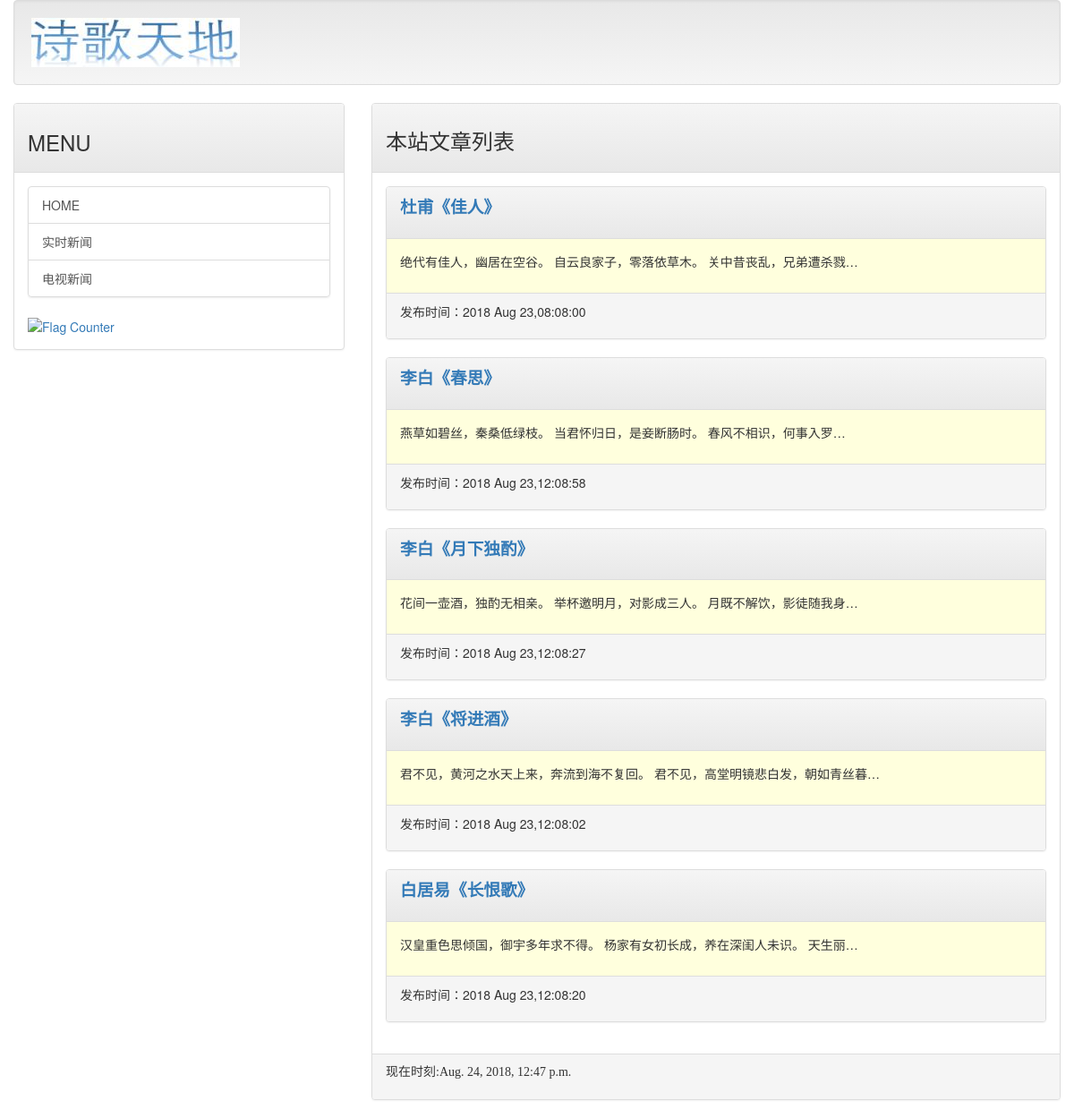
The app's page /, older data.
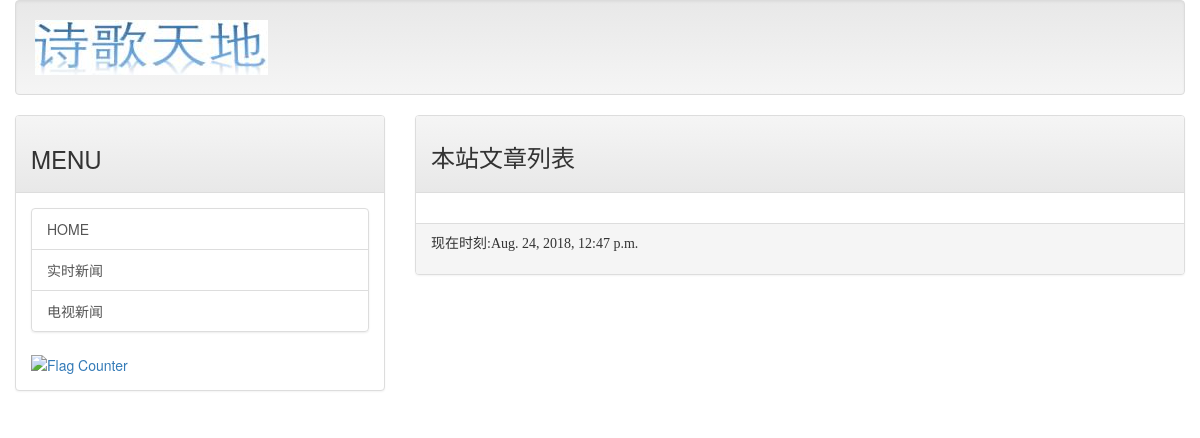
The same page, newer data.
### mainsite/models.py (models this page shows, shortened)
class Post(models.Model):
    title = models.CharField(max_length=200)
    slug = models.CharField(max_length=200)
    body = models.TextField()
    pub_date = models.DateTimeField(default=timezone.now)
    class Meta:
        ordering = ('-pub_date',)

### mainsite/views.py (the view)
# urls.py: path('', views.homepage),
def homepage(request):
    template = get_template('index.html')
    posts = Post.objects.all()
    now = datetime.now()
    html = template.render(locals())
    return HttpResponse(html)

### templates/index.html (shortened to what this page needs)
{% extends 'base.html' %}
{% block headmessage %}
    <h3 style='font-family: 楷体;'>本站文章列表</h3>
{% endblock %}
{% block content %}
    {% for post in posts %}
        <div class="panel panel-default">
            <div class="panel-heading">
                <p style='font-family: 微软雅黑;font-size: 14pt;font-weight: bold;'>
                <a href="/post/{{ post.slug }}">{{ post.title }}</a>
                </p>
            </div>
            <div class="panel-body" style="background-color:#ffffdd">
                <p>
                    {{ post.body|truncatechars:40}}
                </p>
            </div>
            <div class="panel-footer">
                <p>
                    发布时间：{{ post.pub_date| date:"Y M d,h:m:s" }}
                </p>
            </div>
        </div>
    {% endfor %}
{% endblock %}

### templates/base.html (shortened to what this page needs)
<!DOCTYPE html>
<html>
<head>
<link rel="stylesheet" \
      href="https://maxcdn.bootstrapcdn.com/bootstrap/3.3.7/css/bootstrap.min.css"\
\
>
<link rel="stylesheet" \
      href="https://maxcdn.bootstrapcdn.com/bootstrap/3.3.7/css/bootstrap-theme.min.css" \
 \
>
</head>
<body>
    <div class="container-fluid">
        {% include 'header.html' %}
        <div class="row">
            <div class="col-sm-4 col-md-4">
                <div class="panel panel-default">
                    <div class="panel-heading">
                        <h3>
                            MENU
                        </h3>
                    </div>
                    <div class="panel-body">
                        <div class="list-group">
                            <a href="/" class="list-group-item">HOME</a>
                            <a href="http://tar.so/news" class="list-group-item">实时新闻</a>
                            <a href="http://drho.tw/news" class="list-group-item">电视新闻</a>
                        </div>
                        <a href="https://info.flagcounter.com/DyzK"><img src="https://s01.flagcounter.com/count/DyzK/bg_FFFFFF/txt_000000/border_CCCCCC/columns_2/maxflags_18/viewers_0/labels_0/pageviews_0/flags_0/percent_0/" alt="Flag Counter" border="0"></a>
                    </div>
                </div>
            </div>
            <div class="col-sm-8 col-md-8">
                <div class="panel panel-default">
                    <div class="panel-heading">
                        {% block headmessage %} {% endblock %}
                    </div>
                    <div class="panel-body">
                        {% block content %} {% endblock %}
                    </div>
                    <div class="panel-footer">
                        {% include 'footer.html' %}
                    </div>
                </div>
            </div>
        </div>
    </div>
</body>
</html>

### templates/header.html
{% load staticfiles %}
<div class="well">
    <img src="{% static "images/logo.jpg" %}">
</div>

### templates/footer.html
{% block footer %}
    {% if now %}
        <p style='font-family: 微软雅黑;'>现在时刻:{{ now }}</p>
    {% else %}
        <p style='font-family: 微软雅黑;'>本文内容取自网络，如有侵权请来通知下架...</p>
    {% endif %}
{% endblock %}

Row changes from the older to the newer data that the page shows:
removed Post: title "杜甫《佳人》", body "绝代有佳人，幽居在空谷。 自云良家子，零落依草木。 关中昔丧乱，兄弟遭杀戮…", pub_date "2018 Aug 23,08:08:00"
removed Post: title "李白《春思》", body "燕草如碧丝，秦桑低绿枝。 当君怀归日，是妾断肠时。 春风不相识，何事入罗…", pub_date "2018 Aug 23,12:08:58"
removed Post: title "李白《月下独酌》", body "花间一壶酒，独酌无相亲。 举杯邀明月，对影成三人。 月既不解饮，影徒随我身…", pub_date "2018 Aug 23,12:08:27"
removed Post: title "李白《将进酒》", body "君不见，黄河之水天上来，奔流到海不复回。 君不见，高堂明镜悲白发，朝如青丝暮…", pub_date "2018 Aug 23,12:08:02"
removed Post: title "白居易《长恨歌》", body "汉皇重色思倾国，御宇多年求不得。 杨家有女初长成，养在深闺人未识。 天生丽…", pub_date "2018 Aug 23,12:08:20"
